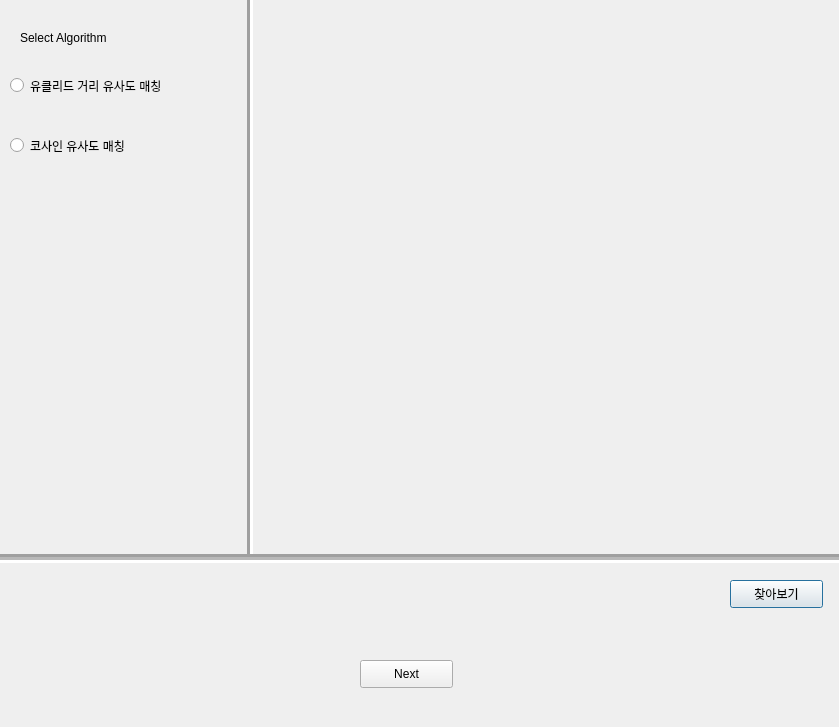
<?xml version="1.0" encoding="UTF-8"?>
<ui version="4.0">
 <class>DrawingTrade</class>
 <widget class="QDialog" name="DrawingTrade">
  <property name="geometry">
   <rect>
    <x>0</x>
    <y>0</y>
    <width>839</width>
    <height>727</height>
   </rect>
  </property>
  <property name="windowTitle">
   <string>Dialog</string>
  </property>
  <widget class="QLabel" name="label">
   <property name="geometry">
    <rect>
     <x>20</x>
     <y>30</y>
     <width>121</width>
     <height>16</height>
    </rect>
   </property>
   <property name="text">
    <string>Select Algorithm</string>
   </property>
  </widget>
  <widget class="QRadioButton" name="radioButton">
   <property name="geometry">
    <rect>
     <x>10</x>
     <y>50</y>
     <width>231</width>
     <height>71</height>
    </rect>
   </property>
   <property name="text">
    <string>유클리드 거리 유사도 매칭</string>
   </property>
  </widget>
  <widget class="QRadioButton" name="radioButton2">
   <property name="geometry">
    <rect>
     <x>10</x>
     <y>110</y>
     <width>231</width>
     <height>71</height>
    </rect>
   </property>
   <property name="text">
    <string>코사인 유사도 매칭</string>
   </property>
  </widget>
  <widget class="Line" name="line">
   <property name="geometry">
    <rect>
     <x>240</x>
     <y>-20</y>
     <width>21</width>
     <height>581</height>
    </rect>
   </property>
   <property name="lineWidth">
    <number>3</number>
   </property>
   <property name="orientation">
    <enum>Qt::Vertical</enum>
   </property>
  </widget>
  <widget class="Line" name="line_2">
   <property name="geometry">
    <rect>
     <x>-20</x>
     <y>550</y>
     <width>881</width>
     <height>16</height>
    </rect>
   </property>
   <property name="lineWidth">
    <number>3</number>
   </property>
   <property name="midLineWidth">
    <number>3</number>
   </property>
   <property name="orientation">
    <enum>Qt::Horizontal</enum>
   </property>
  </widget>
  <widget class="QPushButton" name="search">
   <property name="geometry">
    <rect>
     <x>730</x>
     <y>580</y>
     <width>93</width>
     <height>28</height>
    </rect>
   </property>
   <property name="text">
    <string>찾아보기</string>
   </property>
  </widget>
  <widget class="QPushButton" name="nextButton">
   <property name="geometry">
    <rect>
     <x>360</x>
     <y>660</y>
     <width>93</width>
     <height>28</height>
    </rect>
   </property>
   <property name="text">
    <string>Next</string>
   </property>
  </widget>
  <widget class="QLabel" name="img">
   <property name="geometry">
    <rect>
     <x>280</x>
     <y>20</y>
     <width>541</width>
     <height>411</height>
    </rect>
   </property>
   <property name="text">
    <string/>
   </property>
  </widget>
 </widget>
 <resources/>
 <connections/>
</ui>
